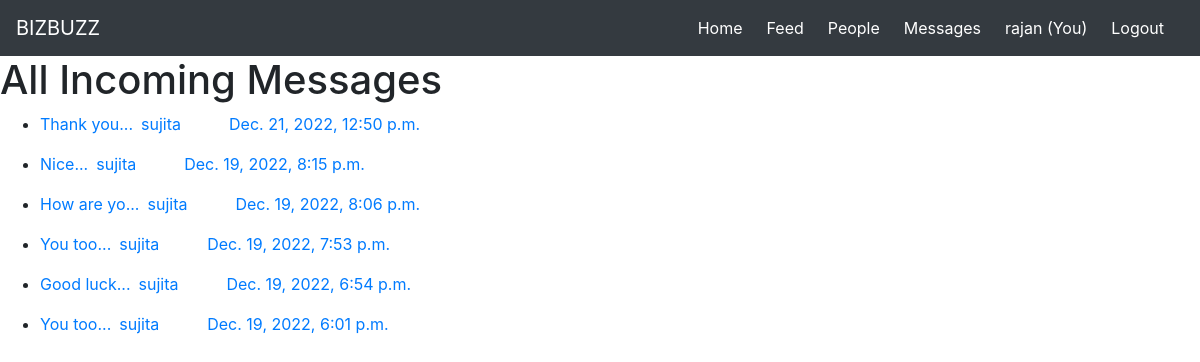
The page /users/inbox/ (signed in) on the database its author committed.
### users/models.py (models this page shows)
class Profile(models.Model):
    user = models.OneToOneField(
        User, on_delete=models.CASCADE, null=True, blank=True)
    profile_image = models.ImageField(
        default="avatar.jpg", null=True, blank=True)
    name = models.CharField(max_length=200, null=True, blank=True)
    id = models.UUIDField(default=uuid.uuid4, unique=True,
                          editable=False, primary_key=True)
    bio = models.TextField(null=True, blank=True)
    location = models.CharField(max_length=200, null=True, blank=True)
    college = models.CharField(max_length=200, null=True, blank=True)
    instagram_id = models.CharField(max_length=200, null=True, blank=True)
    twitter_id = models.CharField(max_length=200, null=True, blank=True)
    website = models.URLField(max_length=200, null=True, blank=True)
    email = models.EmailField(max_length=200, null=True, blank=True)
    created = models.DateTimeField(auto_now_add=True)
    def __str__(self):
        return self.user.username

class Message(models.Model):
    sender = models.ForeignKey(
        Profile, on_delete=models.SET_NULL, null=True, blank=True, related_name='sender')
    receipient = models.ForeignKey(
        Profile, on_delete=models.SET_NULL, null=True, blank=True)
    description = models.TextField(null=True, blank=True)
    created = models.DateTimeField(auto_now_add=True)
    text_image = models.ImageField(null=True, blank=True)
    is_read = models.BooleanField(default=False)
    id = models.UUIDField(default=uuid.uuid4, unique=True,
                          editable=False, primary_key=True)
    def __str__(self):
        return self.description[0:10]+'...'
    class Meta:
        ordering = ['-created']

### users/views.py (the view)
# urls.py: path('inbox/', views.inbox, name='inbox'),
@login_required(login_url='login')
def inbox(request):
    user = request.user.profile
    all_messages = Message.objects.filter(receipient=user)
    context = {'all_messages': all_messages}
    return render(request, "users/inbox.html", context)

### users/templates/users/inbox.html
{% extends 'main.html' %}
{% block content %}
<h1 class="display-6">All Incoming Messages</h1>
{% if all_messages %}
<ul>
    {% for message in all_messages %}
       <li >
        <a href="{% url 'message' message.id %}" class="d-flex flex-row">
            <p>{{message}} </p>
            <p class="ml-2">{{message.sender}}</p>
            <p class="ml-5">{{message.created}}</p>
            </a>
       </li>
    {% endfor %}
</ul>
{% else %}
<p>Your incoming messages will be displayed here!</p>
{% endif %}
{% endblock content %}

### templates/navbar.html (shortened to what this page needs)
  <nav class="navbar navbar-expand-lg navbar-dark bg-dark">
    <a class="navbar-brand" href="{% url 'posts' %}">BIZBUZZ</a>
    <div class="collapse navbar-collapse" id="navbarNav">
      <ul class="navbar-nav ml-auto mr-2">
        <li class="nav-item active ml-1 mr-1">
          <a class="nav-link" href="{% url 'posts' %}">Home <span class="sr-only">(current)</span></a>
        </li>
        <li class="nav-item active ml-1 mr-1">
          <a class="nav-link" href="{% url 'posts' %}">Feed</a>
        </li>
        <li class="nav-item active ml-1 mr-1">
          <a class="nav-link disabled" href="{% url 'users' %}">People</a>
        </li>
        <li class="nav-item active ml-1 mr-1">
          <a class="nav-link disabled" href="{% url 'inbox' %}">Messages</a>
        </li>
        {% if request.user.is_authenticated %}
        <li class="nav-item active ml-1 mr-1">
          <a class="nav-link disabled" href="{% url 'profile' request.user.profile.id %}">{{request.user.profile}} (You) </a>
        </li>
        {% endif %}
        <li class="nav-item active ml-1 mr-1">
          <a class="nav-link disabled" href="{% url 'logout' %}">Logout</a>
        </li>
      </ul>
    </div>
  </nav>

### rows shown on the page
Message: description "Thank you...", sender "sujita", created "Dec. 21, 2022, 12:50 p.m."
Message: description "Nice...", sender "sujita", created "Dec. 19, 2022, 8:15 p.m."
Message: description "How are yo...", sender "sujita", created "Dec. 19, 2022, 8:06 p.m."
Message: description "You too...", sender "sujita", created "Dec. 19, 2022, 7:53 p.m."
Message: description "Good luck...", sender "sujita", created "Dec. 19, 2022, 6:54 p.m."
Message: description "You too...", sender "sujita", created "Dec. 19, 2022, 6:01 p.m."

### other values the page prints
{{ request.user.profile }} "rajan"
